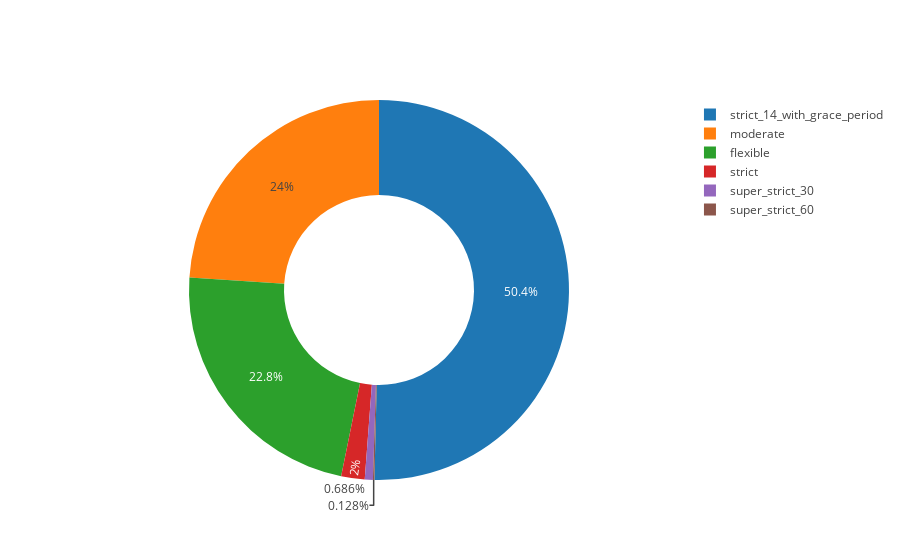

Notebook code for this chart:
### Markdown cell above
### cancellation_policy

![cancellation_policy.png](../img/cancellation_policy.png)

### Code cell
cp_count = listings.cancellation_policy.value_counts()

fig = go.Figure(data=[go.Pie(labels=cp_count.index, values=cp_count.values, hole=.5)])
fig.show()

### Figure 1 — Plotly figure (JSON) as saved in the notebook; plotly's stock layout.template omitted (floating-point values rounded to 4 significant figures)
{"data": [{"hole": 0.5, "labels": ["strict_14_with_grace_period", "moderate", "flexible", "strict", "super_strict_30", "super_strict_60"], "type": "pie", "uid": "54ecefb2-6bd1-41c5-8d99-a7bcc9a28e70", "values": [3156, 1501, 1431, 125, 43, 8]}], "layout": {}}
